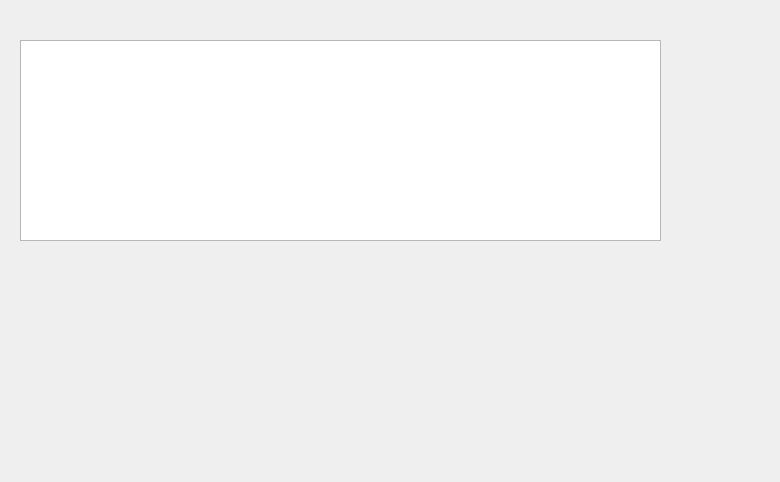
<?xml version="1.0" encoding="UTF-8"?>
<ui version="4.0">
 <class>ImportPackage</class>
 <widget class="QDialog" name="ImportPackage">
  <property name="geometry">
   <rect>
    <x>0</x>
    <y>0</y>
    <width>780</width>
    <height>482</height>
   </rect>
  </property>
  <property name="windowTitle">
   <string>Dialog</string>
  </property>
  <widget class="QTableWidget" name="tableWidget">
   <property name="geometry">
    <rect>
     <x>20</x>
     <y>40</y>
     <width>641</width>
     <height>201</height>
    </rect>
   </property>
  </widget>
 </widget>
 <resources/>
 <connections/>
</ui>
